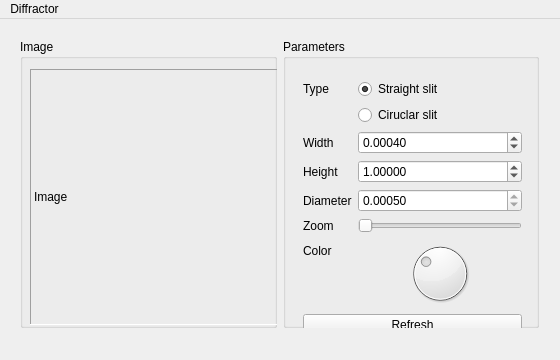
<?xml version="1.0" encoding="UTF-8"?>
<ui version="4.0">
 <class>MainWindow</class>
 <widget class="QMainWindow" name="MainWindow">
  <property name="geometry">
   <rect>
    <x>0</x>
    <y>0</y>
    <width>560</width>
    <height>360</height>
   </rect>
  </property>
  <property name="sizePolicy">
   <sizepolicy hsizetype="Fixed" vsizetype="Fixed">
    <horstretch>0</horstretch>
    <verstretch>0</verstretch>
   </sizepolicy>
  </property>
  <property name="minimumSize">
   <size>
    <width>560</width>
    <height>360</height>
   </size>
  </property>
  <property name="maximumSize">
   <size>
    <width>560</width>
    <height>360</height>
   </size>
  </property>
  <property name="windowTitle">
   <string notr="true">Diffractr</string>
  </property>
  <property name="windowOpacity">
   <double>0.300000000000000</double>
  </property>
  <widget class="QWidget" name="centralWidget">
   <widget class="QWidget" name="horizontalLayoutWidget">
    <property name="geometry">
     <rect>
      <x>9</x>
      <y>9</y>
      <width>541</width>
      <height>311</height>
     </rect>
    </property>
    <layout class="QHBoxLayout" name="horizontalLayout">
     <item>
      <widget class="QGroupBox" name="groupBox">
       <property name="title">
        <string>Image</string>
       </property>
       <widget class="QLabel" name="labelImage">
        <property name="geometry">
         <rect>
          <x>10</x>
          <y>30</y>
          <width>256</width>
          <height>256</height>
         </rect>
        </property>
        <property name="sizePolicy">
         <sizepolicy hsizetype="Fixed" vsizetype="Fixed">
          <horstretch>0</horstretch>
          <verstretch>0</verstretch>
         </sizepolicy>
        </property>
        <property name="frameShape">
         <enum>QFrame::Panel</enum>
        </property>
        <property name="frameShadow">
         <enum>QFrame::Sunken</enum>
        </property>
        <property name="text">
         <string>Image</string>
        </property>
        <property name="margin">
         <number>3</number>
        </property>
       </widget>
      </widget>
     </item>
     <item>
      <widget class="QGroupBox" name="groupBox_2">
       <property name="title">
        <string>Parameters</string>
       </property>
       <widget class="QWidget" name="verticalLayoutWidget">
        <property name="geometry">
         <rect>
          <x>9</x>
          <y>29</y>
          <width>241</width>
          <height>279</height>
         </rect>
        </property>
        <layout class="QVBoxLayout" name="verticalLayout">
         <item>
          <layout class="QFormLayout" name="formLayout">
           <property name="fieldGrowthPolicy">
            <enum>QFormLayout::AllNonFixedFieldsGrow</enum>
           </property>
           <item row="0" column="0">
            <widget class="QLabel" name="typeLabel">
             <property name="text">
              <string>Type</string>
             </property>
            </widget>
           </item>
           <item row="0" column="1">
            <widget class="QRadioButton" name="radioStraightSlit">
             <property name="text">
              <string>Straight slit</string>
             </property>
             <property name="checked">
              <bool>true</bool>
             </property>
             <attribute name="buttonGroup">
              <string notr="true">buttonGroup</string>
             </attribute>
            </widget>
           </item>
           <item row="1" column="1">
            <widget class="QRadioButton" name="radioCircularSlit">
             <property name="text">
              <string>Ciruclar slit</string>
             </property>
             <attribute name="buttonGroup">
              <string notr="true">buttonGroup</string>
             </attribute>
            </widget>
           </item>
           <item row="2" column="0">
            <widget class="QLabel" name="widthLabel">
             <property name="text">
              <string>Width</string>
             </property>
            </widget>
           </item>
           <item row="2" column="1">
            <widget class="QDoubleSpinBox" name="widthDoubleSpinBox">
             <property name="decimals">
              <number>5</number>
             </property>
             <property name="minimum">
              <double>0.000010000000000</double>
             </property>
             <property name="maximum">
              <double>1.000000000000000</double>
             </property>
             <property name="singleStep">
              <double>0.000010000000000</double>
             </property>
             <property name="value">
              <double>0.000400000000000</double>
             </property>
            </widget>
           </item>
           <item row="3" column="0">
            <widget class="QLabel" name="heightLabel">
             <property name="text">
              <string>Height</string>
             </property>
            </widget>
           </item>
           <item row="3" column="1">
            <widget class="QDoubleSpinBox" name="heightDoubleSpinBox">
             <property name="decimals">
              <number>5</number>
             </property>
             <property name="minimum">
              <double>0.000010000000000</double>
             </property>
             <property name="maximum">
              <double>1000.000000000000000</double>
             </property>
             <property name="singleStep">
              <double>0.000010000000000</double>
             </property>
             <property name="value">
              <double>1.000000000000000</double>
             </property>
            </widget>
           </item>
           <item row="4" column="0">
            <widget class="QLabel" name="diameterLabel">
             <property name="text">
              <string>Diameter</string>
             </property>
            </widget>
           </item>
           <item row="4" column="1">
            <widget class="QDoubleSpinBox" name="diameterDoubleSpinBox">
             <property name="wrapping">
              <bool>false</bool>
             </property>
             <property name="frame">
              <bool>true</bool>
             </property>
             <property name="readOnly">
              <bool>true</bool>
             </property>
             <property name="decimals">
              <number>5</number>
             </property>
             <property name="minimum">
              <double>0.000010000000000</double>
             </property>
             <property name="singleStep">
              <double>0.000010000000000</double>
             </property>
             <property name="value">
              <double>0.000500000000000</double>
             </property>
            </widget>
           </item>
           <item row="6" column="0">
            <widget class="QLabel" name="colorLabel">
             <property name="text">
              <string>Color</string>
             </property>
            </widget>
           </item>
           <item row="6" column="1">
            <widget class="QDial" name="colorDial">
             <property name="maximum">
              <number>359</number>
             </property>
             <property name="value">
              <number>120</number>
             </property>
            </widget>
           </item>
           <item row="5" column="0">
            <widget class="QLabel" name="zoomLabel">
             <property name="text">
              <string>Zoom</string>
             </property>
            </widget>
           </item>
           <item row="5" column="1">
            <widget class="QSlider" name="zoomSlider">
             <property name="minimum">
              <number>1</number>
             </property>
             <property name="maximum">
              <number>1000</number>
             </property>
             <property name="value">
              <number>1</number>
             </property>
             <property name="orientation">
              <enum>Qt::Horizontal</enum>
             </property>
             <property name="tickPosition">
              <enum>QSlider::NoTicks</enum>
             </property>
             <property name="tickInterval">
              <number>1</number>
             </property>
            </widget>
           </item>
          </layout>
         </item>
         <item>
          <widget class="QPushButton" name="refreshButton">
           <property name="text">
            <string>Refresh</string>
           </property>
          </widget>
         </item>
        </layout>
       </widget>
      </widget>
     </item>
    </layout>
   </widget>
  </widget>
  <widget class="QMenuBar" name="menuBar">
   <property name="geometry">
    <rect>
     <x>0</x>
     <y>0</y>
     <width>560</width>
     <height>27</height>
    </rect>
   </property>
   <widget class="QMenu" name="menuDiffractor">
    <property name="title">
     <string>Diffractor</string>
    </property>
    <addaction name="actionQuit"/>
    <addaction name="separator"/>
    <addaction name="actionQuit_2"/>
   </widget>
   <addaction name="menuDiffractor"/>
  </widget>
  <action name="actionQuitter">
   <property name="text">
    <string>Quitter</string>
   </property>
  </action>
  <action name="actionQuit">
   <property name="text">
    <string>Save</string>
   </property>
  </action>
  <action name="actionQuit_2">
   <property name="text">
    <string>Quit</string>
   </property>
  </action>
 </widget>
 <layoutdefault spacing="6" margin="11"/>
 <resources/>
 <connections>
  <connection>
   <sender>refreshButton</sender>
   <signal>clicked()</signal>
   <receiver>MainWindow</receiver>
   <slot>refresh()</slot>
   <hints>
    <hint type="sourcelabel">
     <x>405</x>
     <y>328</y>
    </hint>
    <hint type="destinationlabel">
     <x>243</x>
     <y>353</y>
    </hint>
   </hints>
  </connection>
  <connection>
   <sender>colorDial</sender>
   <signal>valueChanged(int)</signal>
   <receiver>MainWindow</receiver>
   <slot>refresh()</slot>
   <hints>
    <hint type="sourcelabel">
     <x>464</x>
     <y>284</y>
    </hint>
    <hint type="destinationlabel">
     <x>543</x>
     <y>347</y>
    </hint>
   </hints>
  </connection>
  <connection>
   <sender>zoomSlider</sender>
   <signal>valueChanged(int)</signal>
   <receiver>MainWindow</receiver>
   <slot>refresh()</slot>
   <hints>
    <hint type="sourcelabel">
     <x>383</x>
     <y>236</y>
    </hint>
    <hint type="destinationlabel">
     <x>550</x>
     <y>242</y>
    </hint>
   </hints>
  </connection>
  <connection>
   <sender>diameterDoubleSpinBox</sender>
   <signal>valueChanged(double)</signal>
   <receiver>MainWindow</receiver>
   <slot>refresh()</slot>
   <hints>
    <hint type="sourcelabel">
     <x>511</x>
     <y>190</y>
    </hint>
    <hint type="destinationlabel">
     <x>552</x>
     <y>214</y>
    </hint>
   </hints>
  </connection>
  <connection>
   <sender>heightDoubleSpinBox</sender>
   <signal>valueChanged(double)</signal>
   <receiver>MainWindow</receiver>
   <slot>refresh()</slot>
   <hints>
    <hint type="sourcelabel">
     <x>489</x>
     <y>170</y>
    </hint>
    <hint type="destinationlabel">
     <x>549</x>
     <y>173</y>
    </hint>
   </hints>
  </connection>
  <connection>
   <sender>widthDoubleSpinBox</sender>
   <signal>valueChanged(double)</signal>
   <receiver>MainWindow</receiver>
   <slot>refresh()</slot>
   <hints>
    <hint type="sourcelabel">
     <x>510</x>
     <y>137</y>
    </hint>
    <hint type="destinationlabel">
     <x>553</x>
     <y>143</y>
    </hint>
   </hints>
  </connection>
  <connection>
   <sender>radioStraightSlit</sender>
   <signal>clicked()</signal>
   <receiver>MainWindow</receiver>
   <slot>refresh()</slot>
   <hints>
    <hint type="sourcelabel">
     <x>407</x>
     <y>79</y>
    </hint>
    <hint type="destinationlabel">
     <x>469</x>
     <y>34</y>
    </hint>
   </hints>
  </connection>
  <connection>
   <sender>radioCircularSlit</sender>
   <signal>clicked()</signal>
   <receiver>MainWindow</receiver>
   <slot>refresh()</slot>
   <hints>
    <hint type="sourcelabel">
     <x>429</x>
     <y>108</y>
    </hint>
    <hint type="destinationlabel">
     <x>552</x>
     <y>90</y>
    </hint>
   </hints>
  </connection>
 </connections>
 <slots>
  <slot>refresh()</slot>
 </slots>
 <buttongroups>
  <buttongroup name="buttonGroup"/>
 </buttongroups>
</ui>
